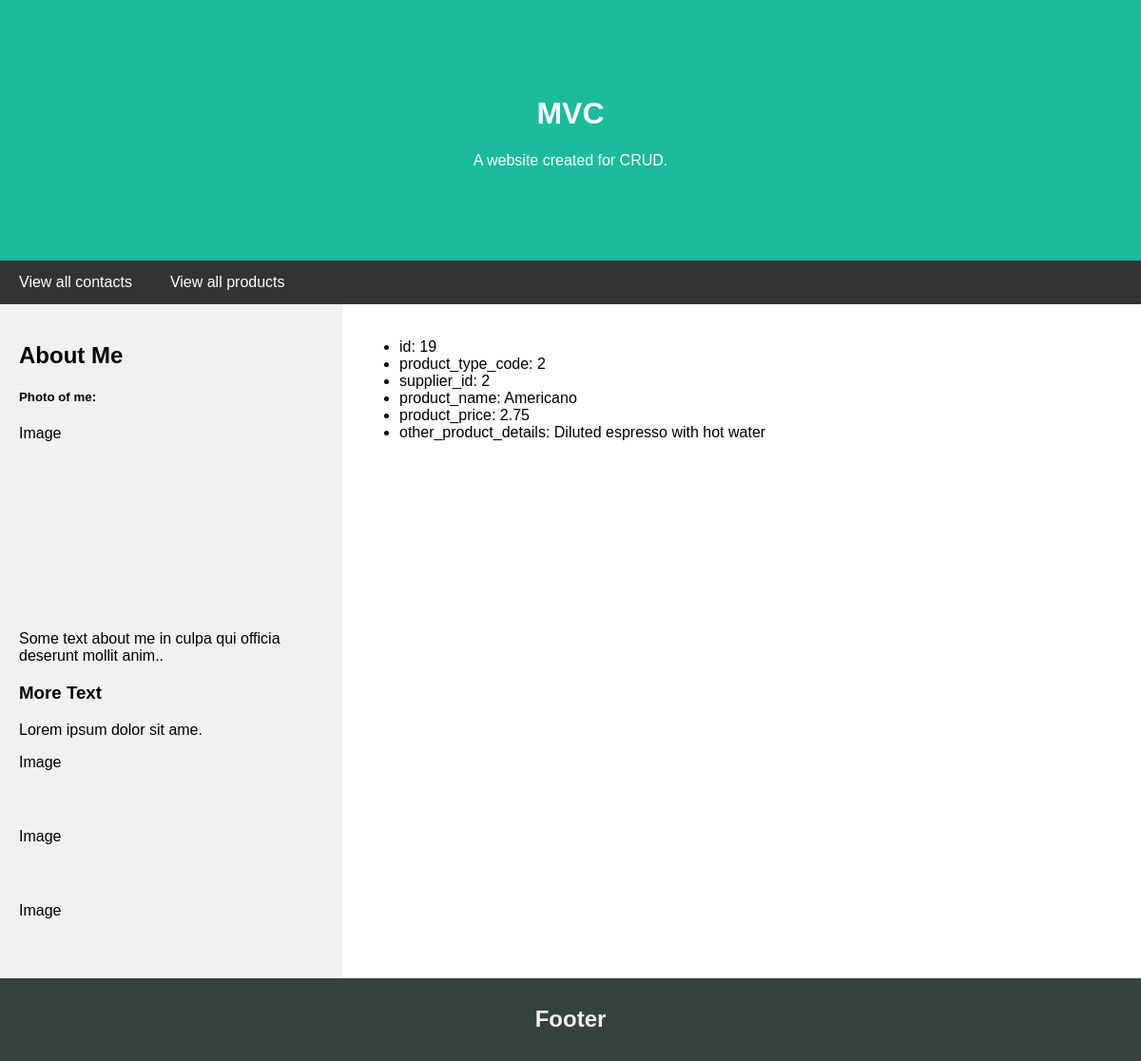
Screenshot of /?act=products&op=read&id=19 with the database file from the repository.
### tables this page shows
CREATE TABLE `products` (
  `product_id` int(11) NOT NULL,
  `product_type_code` int(16) NOT NULL,
  `supplier_id` int(16) NOT NULL,
  `product_name` varchar(55) NOT NULL,
  `product_price` decimal(4,2) NOT NULL,
  `other_product_details` varchar(55) NOT NULL
);

### index.php (called while the page is built, shortened)
<?php
$controller = new MainController();
$controller->handleRequest();

### model/DataHandler.php (called while the page is built, shortened)
<?php
class DataHandler{
	public function __construct($host, $dbdriver, $dbname, $username, $password)
	{
		$this->host = $host;
		$this->dbdriver = $dbdriver;
		$this->dbname = $dbname;
		$this->username = $username;
		$this->password = $password;
		try {
			$this->dbh = new PDO("$this->dbdriver:host=$this->host;dbname=$this->dbname", $this->username, $this->password);
			$this->dbh->setAttribute(PDO::ATTR_ERRMODE, PDO::ERRMODE_EXCEPTION);
			return true;
		} catch (PDOException $e) {
			echo "Connection with ".$this->dbdriver." failed: ".$e->getMessage();
		}
	}
	public function readsData($sql){
		return $this->dbh->query($sql,PDO::FETCH_ASSOC);
	}
}
?>

### model/ProductsLogic.php (called while the page is built, shortened)
<?php
require_once 'model/DataHandler.php';
class ProductsLogic
    {
    public function __construct()
    {
        $this->DataHandler = new DataHandler("localhost", "mysql", "user_db", "root", "");
    }
    public function readProduct($product_id) {
        try {
            $sql = "SELECT * FROM Products WHERE product_id = " . $product_id;
            $result = $this->DataHandler->readsData($sql);
            return $result;
        } catch (Exception $e) {
            throw $e;
        }
    }
}
?>

### view/product.php (the view)
<?php require 'header.php'; ?>
<div class="row">
    <?php
    require 'sidebar.php';
    ?>
    <div class="main">
    <ul>
        <li>id: <?= $products['product_id'] ?></li>
        <li>product_type_code: <?= $products['product_type_code'] ?></li>
        <li>supplier_id: <?= $products['supplier_id'] ?></li>
        <li>product_name: <?= $products['product_name'] ?></li>
        <li>product_price: <?= $products['product_price'] ?></li>
        <li>other_product_details: <?= $products['other_product_details'] ?></li>
    </ul>
    </div>
</div>
<?php require 'footer.php' ?>

### css/style.css (style rules this page uses)
* { box-sizing: border-box; }
body { font-family: Arial, Helvetica, sans-serif; margin: 0; }
.main { flex: 70%; background-color: white; padding: 20px; }
.row { display: flex; flex-wrap: wrap; }

### rows the page displays
products: product_id "19", product_type_code "2", supplier "2", product_name "Americano", product_price "2.75", other_product_details "Diluted espresso with hot water"
